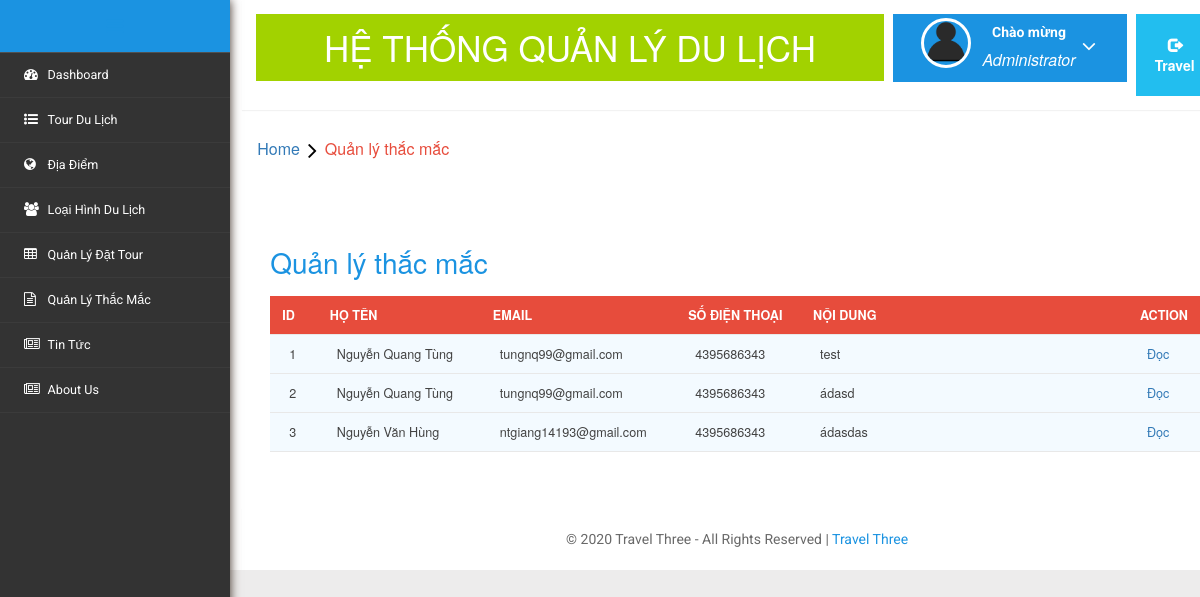
Page /index.php?controller=admin&action=manage_contact (signed in) on the committed database.
### tables this page shows
CREATE TABLE `tbl_contact` (
  `id_contact` int(11) NOT NULL,
  `Fname` varchar(255) NOT NULL,
  `Mobile` varchar(255) NOT NULL,
  `Email` varchar(255) NOT NULL,
  `Content` varchar(255) NOT NULL
);

### model/db_config.php (called while the page is built, shortened)
<?php
class Database
{
    private $hostname = 'localhost';
    private $username = 'root';
    private $pass = '';
    private $dbname = 'travel';
    private $conn = NULL;
    private $result = NULL;
    public function connect()
    {
        $this->conn = new mysqli($this->hostname, $this->username, $this->pass, $this->dbname);
        if (!$this->conn) {
            echo "Connect Fail";
            exit();
        } else {
            mysqli_set_charset($this->conn, 'utf8');
        }
        return $this->conn;
    }
    public function execute($sql)
    {
        $this->result = $this->conn->query($sql);
        return $this->result;
    }
    public function getData()
    {
        if ($this->result) {
            $data = mysqli_fetch_array($this->result);
        } else {
            $data = 0;
        }
        return $data;
    }
    public function num_rows()
    {
        if ($this->result) {
            $num = mysqli_num_rows($this->result);
        } else {
            $num = 0;
        }
        return $num;
    }
    public function Show_table($table)
    {
        $sql = "SELECT * FROM $table";
        $this->execute($sql);
        if ($this->num_rows() == 0) {
            $data = 0;
        } else {
            while ($datas = $this->getData()) {
                $data[] = $datas;
            }
        }
        return $data;
    }
}

### view/admin/manage_contact.php (the view, shortened to what this page needs)
<?php
if (empty($_SESSION['User'])) {
    header('location:http://localhost/travel/index.php?controller=admin&action=login');
} else {
?>
    <!DOCTYPE HTML>
    <html>
    <head>
        <link href="css/bootstrap.min.css" rel='stylesheet' type='text/css' />
        <link href="css/style.css" rel='stylesheet' type='text/css' />
        <link rel="stylesheet" href="css/morris.css" type="text/css" />
        <link href="css/font-awesome.css" rel="stylesheet">
        <link rel="stylesheet" type="text/css" href="css/table-style.css" />
        <link rel="stylesheet" type="text/css" href="css/basictable.css" />
        <link rel="stylesheet" href="css/icon-font.min.css" type='text/css' />
    </head>
    <body>
        <div class="page-container">
            <div class="left-content">
                <div class="mother-grid-inner">
                    <?php include('admin/includes/header.php'); ?>
                </div>
                <ol class="breadcrumb">
                    <li class="breadcrumb-item"><a href="index.html">Home</a><i class="fa fa-angle-right"></i>Quản lý thắc mắc</li>
                </ol>
                <div class="agile-grids">
                    <div class="agile-tables">
                        <div class="w3l-table-info">
                            <h2>Quản lý thắc mắc</h2>
                            <table id="table">
                                <thead>
                                    <tr>
                                        <th>ID</th>
                                        <th>Họ Tên</th>
                                        <th>Email</th>
                                        <th>Số Điện Thoại</th>
                                        <th width="35%">Nội Dung </th>
                                        <th>Action </th>
                                    </tr>
                                </thead>
                                <?php
                                $stt = 1;
                                foreach ($contact as $value) {
                                ?>
                                    <tbody>
                                        <tr>
                                            <td ><?php echo $stt; ?></td>
                                            <td ><?php echo $value['Fname']; ?></td>
                                            <td ><?php echo $value['Email']; ?> </td>
                                            <td ><?php echo $value['Mobile']; ?></td>
                                            <td ><?php echo $value['Content']; ?></td>
                                            <td><a href="#" onclick="return confirm('Do you really want to read')">Đọc</a>
                                            </td>
                                        </tr>
                                    </tbody>
                                <?php $stt++;
                                } ?>
                            </table>
                        </div>
                    </div>
                    <?php include('admin/includes/footer.php'); ?>
                </div>
            </div>
            <?php include('admin/includes/sidebarmenu.php'); ?>
        </div>
    </body>
    </html>
<?php } ?>

### admin/css/table-style.css (style rules this page uses)
table { background: white; border-collapse: collapse; margin: 1.25em 0 0; width: 100%; }
table tr, table th, table td { border: none; border-bottom: 1px solid #e8e8e8; font-size: .95em; }
table th, table td { padding: 10px 12px; text-align: left; }
table th { background: #e74c3c; color: #fff; text-transform: uppercase; }
table tr td { background: #f3faff; color: #424242; }
table { width: 100%; }

### index.php (style rules this page uses)
body a { background: none !important; }

### rows in the picture
tbl_contact: Fname "Nguyễn Quang Tùng", Email "tungnq99@gmail.com", Mobile "4395686343", Content "test"
tbl_contact: Fname "Nguyễn Quang Tùng", Email "tungnq99@gmail.com", Mobile "4395686343", Content "ádasd"
tbl_contact: Fname "Nguyễn Văn Hùng", Email "ntgiang14193@gmail.com", Mobile "4395686343", Content "ádasdas"
